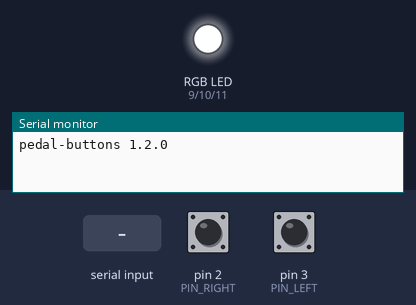
The sketch below on a simulated Arduino Uno, built with avr-gcc and run on an emulated ATmega328P. Shown: an RGB LED mixed from three pins (HIGH = lit), the last lines printed to the serial monitor. Inputs (shaded band) come from the test bench; at power-on: pin 2 (PIN_RIGHT) HIGH, pin 3 (PIN_LEFT) HIGH.

Above: at 1.2 s.
1.3 s: pin 2 (PIN_RIGHT) pulled LOW for 1 s
At 1.9 s:
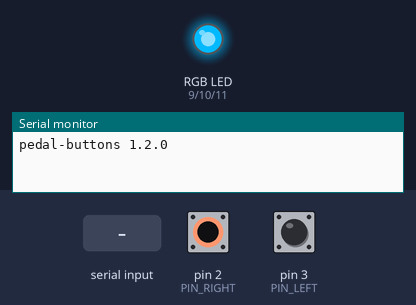
3.8 s: pin 3 (PIN_LEFT) pulled LOW for 0.15 s
At 3.89 s:
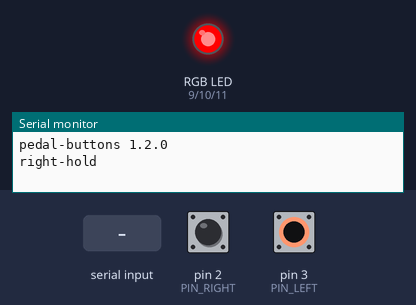
5.4 s: pin 3 (PIN_LEFT) pulled LOW for 1 s
At 6.29 s:
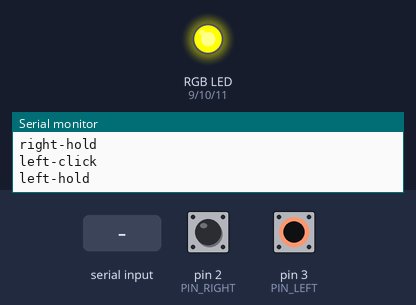
7.9 s: "!" received over Serial
At 8.9 s:
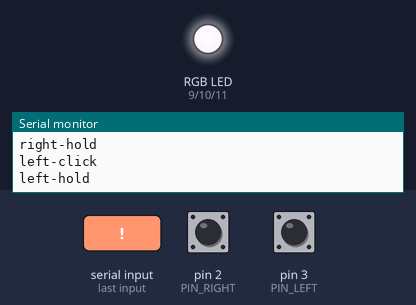
10.9 s: pin 2 (PIN_RIGHT) pulled LOW for 0.15 s
12.5 s: pin 2 (PIN_RIGHT) pulled LOW for 3.2 s
At 14.4 s:
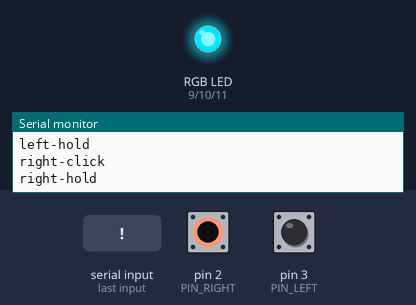
Timing chart, 0 to 17.2 s (numbered marks = the images above; inputs shaded):
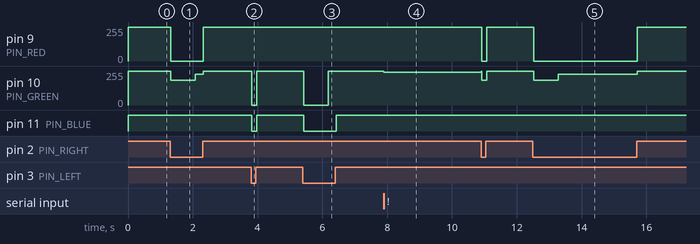

The sketch:

pedal-buttons.ino
```cpp
const char* FIRMWARE_ID = "pedal-buttons";
const char* FIRMWARE_VERSION = "1.2.0";

const int PIN_LEFT = 3;
const int PIN_RIGHT = 2;

const byte PIN_RED = 9;
const byte PIN_GREEN = 10;
const byte PIN_BLUE = 11;

const bool COMMON_ANODE = true;

const unsigned long HOLD_THRESHOLD_MS = 750;
const unsigned long DEBOUNCE_MS = 25;
const unsigned long HOST_TIMEOUT_MS = 3000;

struct Color {
    byte red;
    byte green;
    byte blue;
};

const Color COLOR_POWER  = {1,   0,   0};
const Color COLOR_HOST   = {0,   10,  0};
const Color COLOR_CYAN   = {0,   255, 255};
const Color COLOR_BLUE   = {0,   0,   255};
const Color COLOR_YELLOW = {255, 70,  0};
const Color COLOR_ORANGE = {255, 25,  0};

struct Button {
    int pin;
    const char* name;
    const Color* clickColor;
    const Color* holdColor;
    bool reading;
    bool pressed;
    bool holdFired;
    unsigned long lastChange;
    unsigned long pressTime;
};

Button leftButton  = {PIN_LEFT,  "left",  &COLOR_CYAN,   &COLOR_BLUE,   false, false, false, 0, 0};
Button rightButton = {PIN_RIGHT, "right", &COLOR_YELLOW, &COLOR_ORANGE, false, false, false, 0, 0};

const Color* shownColor = 0;
bool hostSeen = false;
unsigned long lastHostPing = 0;

void announce() {
    Serial.print(FIRMWARE_ID);
    Serial.print(' ');
    Serial.println(FIRMWARE_VERSION);
}

void writeChannel(byte pin, byte value) {
    analogWrite(pin, COMMON_ANODE ? 255 - value : value);
}

void showColor(const Color* color) {
    if (color == shownColor) {
        return;
    }
    shownColor = color;
    writeChannel(PIN_RED, color->red);
    writeChannel(PIN_GREEN, color->green);
    writeChannel(PIN_BLUE, color->blue);
}

void setup() {
    Serial.begin(9600);
    pinMode(PIN_LEFT, INPUT_PULLUP);
    pinMode(PIN_RIGHT, INPUT_PULLUP);
    pinMode(PIN_RED, OUTPUT);
    pinMode(PIN_GREEN, OUTPUT);
    pinMode(PIN_BLUE, OUTPUT);
    showColor(&COLOR_POWER);

    const unsigned long now = millis();
    leftButton.lastChange = now;
    rightButton.lastChange = now;

    announce();
}

void loop() {
    const unsigned long now = millis();

    handleButton(leftButton, now);
    handleButton(rightButton, now);
    handleSerial(now);
    updateLed(now);
}

void handleSerial(unsigned long now) {
    while (Serial.available() > 0) {
        const int incoming = Serial.read();
        if (incoming == '?') {
            announce();
        }
        else if (incoming == '!') {
            hostSeen = true;
            lastHostPing = now;
        }
    }
}

void updateLed(unsigned long now) {
    if (hostSeen && now - lastHostPing >= HOST_TIMEOUT_MS) {
        hostSeen = false;
    }

    const Button* active = 0;
    if (leftButton.pressed) {
        active = &leftButton;
    }
    if (rightButton.pressed && (active == 0 || rightButton.pressTime - active->pressTime < 0x80000000UL)) {
        active = &rightButton;
    }

    if (active != 0) {
        showColor(active->holdFired ? active->holdColor : active->clickColor);
    }
    else {
        showColor(hostSeen ? &COLOR_HOST : &COLOR_POWER);
    }
}

void handleButton(Button& button, unsigned long now) {
    const bool raw = digitalRead(button.pin) == LOW;

    if (raw != button.reading) {
        button.reading = raw;
        button.lastChange = now;
        return;
    }

    if (raw != button.pressed && now - button.lastChange >= DEBOUNCE_MS) {
        button.pressed = raw;

        if (raw) {
            button.holdFired = false;
            button.pressTime = now;
        }
        else if (!button.holdFired) {
            report(button, "-click");
        }
        return;
    }

    if (button.pressed && !button.holdFired && now - button.pressTime >= HOLD_THRESHOLD_MS) {
        button.holdFired = true;
        report(button, "-hold");
    }
}

void report(const Button& button, const char* suffix) {
    Serial.print(button.name);
    Serial.println(suffix);
}
```

Measured:
- after the input at 1.3 s, pin 9 (PIN_RED): 254/255 → 0/255 at once, → 254/255 1.0 s later; pin 10 (PIN_GREEN): 255/255 → 185/255 at once, → 230/255 0.75 s later, → 255/255 0.25 s later
- after the input at 3.8 s, pin 9 (PIN_RED): 254/255 → 255/255 at once, → 254/255 0.15 s later; pin 10 (PIN_GREEN): 255/255 → 0/255 at once, → 255/255 0.15 s later; pin 11 (PIN_BLUE): HIGH → LOW at once, → HIGH 0.15 s later
- after the input at 5.4 s, pin 9 (PIN_RED): 254/255 → 255/255 at once, → 254/255 1.0 s later; pin 10 (PIN_GREEN): 255/255 → 0/255 at once, → 255/255 0.75 s later; pin 11 (PIN_BLUE): HIGH → LOW at once, → HIGH 1.0 s later
- after the input at 7.9 s, pin 9 (PIN_RED): 254/255 → 255/255 at once; pin 10 (PIN_GREEN): 255/255 → 245/255 at once
- after the input at 12.5 s, pin 9 (PIN_RED): 254/255 → 0/255 at once, → 254/255 3.2 s later; pin 10 (PIN_GREEN): 255/255 → 185/255 at once, → 230/255 0.75 s later, → 255/255 2.5 s later
